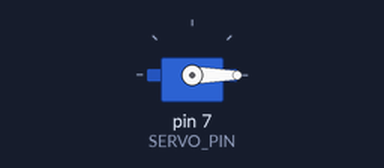
Bench run of a sketch on a simulated Arduino Uno, built with avr-gcc and run on an emulated ATmega328P. Parts: servo.

Above: at 0.05 s.
Timing chart, 0 to 4.6 s (numbered marks = the images above):
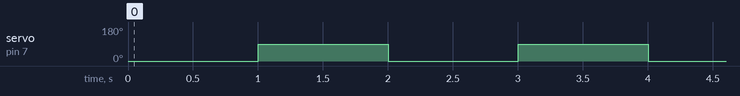

The sketch:

sketch_aug03b.ino
```cpp
#include <AccelStepper.h>
#include <Servo.h>


#define DIR_PIN 4
#define STEP_PIN 5
#define STEPS_PER_REVOLUTION 200
#define DEGREES_PER_STEP 360.0 / STEPS_PER_REVOLUTION

AccelStepper stepper(AccelStepper::FULL4WIRE, STEP_PIN, DIR_PIN);

#define SERVO_PIN 7

Servo servoMotor;

void setup() {
  pinMode(SERVO_PIN, OUTPUT);
  servoMotor.attach(SERVO_PIN);

  stepper.setMaxSpeed(200);  // Adjust this value to set the speed of the stepper motor
  stepper.setAcceleration(200);  // Adjust this value to set the acceleration of the stepper motor
}

void loop() {
  // Perform a 45-degree rotation with the stepper motor
  int steps = STEPS_PER_REVOLUTION / 8;

  for (int i = 0; i < steps; i++) {
    stepper.runSpeed();
  }

  // Rotate the servo motor to a specific position (0 degrees)
  servoMotor.write(0);
  delay(1000); // Wait for 1 second

  // Rotate the servo motor to a different position (90 degrees)
  servoMotor.write(90);
  delay(1000); // Wait for 1 second
}
```

Measured:
- by itself, servo on pin 7 (SERVO_PIN): alternates 90° for 1.0 s and 0° for 1.0 s
